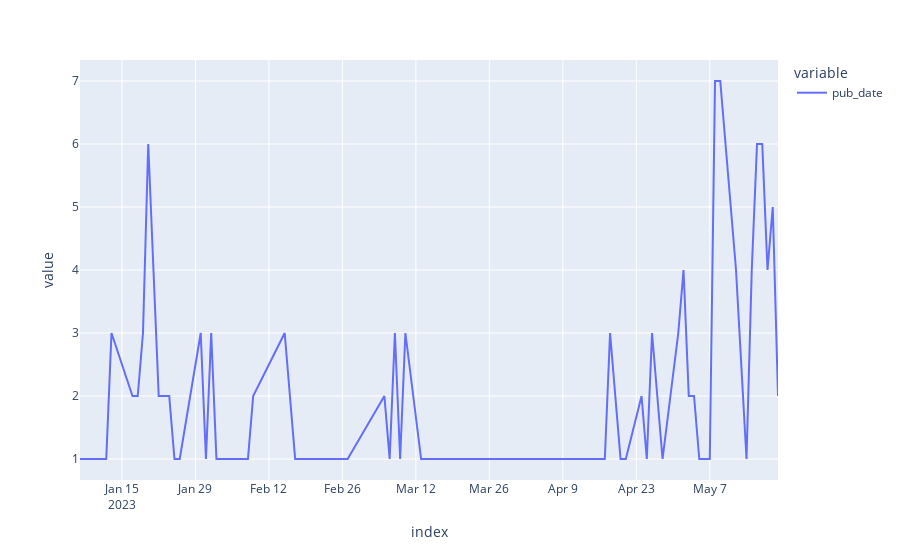

Source (notebook cell):
### Code cell
# NYT API
px.line(df_debt_2023['pub_date'].value_counts().sort_index())

### Figure 1 — Plotly figure (JSON) as saved in the notebook; plotly's stock layout.template omitted (floating-point values rounded to 4 significant figures)
{"data": [{"hovertemplate": "variable=pub_date<br>index=%{x}<br>value=%{y}<extra></extra>", "legendgroup": "pub_date", "line": {"color": "#636efa", "dash": "solid"}, "marker": {"symbol": "circle"}, "mode": "lines", "name": "pub_date", "orientation": "v", "showlegend": true, "type": "scatter", "x": ["2023-01-07", "2023-01-10", "2023-01-11", "2023-01-12", "2023-01-13", "2023-01-17", "2023-01-18", "2023-01-19", "2023-01-20", "2023-01-22", "2023-01-23", "2023-01-24", "2023-01-25", "2023-01-26", "2023-01-30", "2023-01-31", "2023-02-01", "2023-02-02", "2023-02-03", "2023-02-07", "2023-02-08", "2023-02-09", "2023-02-15", "2023-02-17", "2023-02-21", "2023-02-22", "2023-02-27", "2023-03-06", "2023-03-07", "2023-03-08", "2023-03-09", "2023-03-10", "2023-03-13", "2023-03-18", "2023-03-23", "2023-03-29", "2023-04-03", "2023-04-06", "2023-04-07", "2023-04-17", "2023-04-18", "2023-04-20", "2023-04-21", "2023-04-24", "2023-04-25", "2023-04-26", "2023-04-27", "2023-04-28", "2023-05-01", "2023-05-02", "2023-05-03", "2023-05-04", "2023-05-05", "2023-05-06", "2023-05-07", "2023-05-08", "2023-05-09", "2023-05-10", "2023-05-11", "2023-05-12", "2023-05-14", "2023-05-15", "2023-05-16", "2023-05-17", "2023-05-18", "2023-05-19", "2023-05-20"], "xaxis": "x", "y": [1, 1, 1, 1, 3, 2, 2, 3, 6, 2, 2, 2, 1, 1, 3, 1, 3, 1, 1, 1, 1, 2, 3, 1, 1, 1, 1, 2, 1, 3, 1, 3, 1, 1, 1, 1, 1, 1, 1, 1, 3, 1, 1, 2, 1, 3, 2, 1, 3, 4, 2, 2, 1, 1, 1, 7, 7, 6, 5, 4, 1, 4, 6, 6, 4, 5, 2], "yaxis": "y"}], "layout": {"legend": {"title": {"text": "variable"}, "tracegroupgap": 0}, "margin": {"t": 60}, "xaxis": {"anchor": "y", "domain": [0, 1], "title": {"text": "index"}}, "yaxis": {"anchor": "x", "domain": [0, 1], "title": {"text": "value"}}}}
